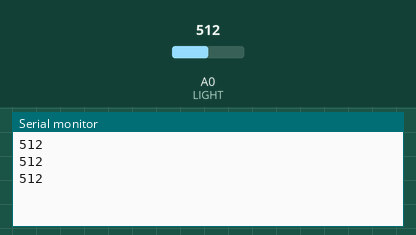
This sketch was run on a simulated Arduino Uno, built with avr-gcc and run on an emulated ATmega328P. On the bench: the last lines printed to the serial monitor. Inputs (shaded band) come from the test bench; at power-on: A0 (LIGHT) = 512.

Above: at 1.3 s.
1.4 s: A0 (LIGHT) set to 716
At 1.9 s:
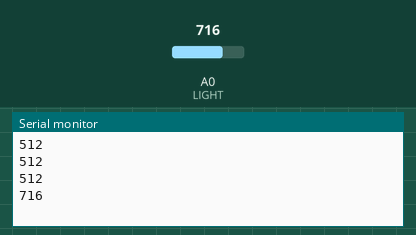
2.9 s: A0 (LIGHT) set to 900
At 3.4 s:
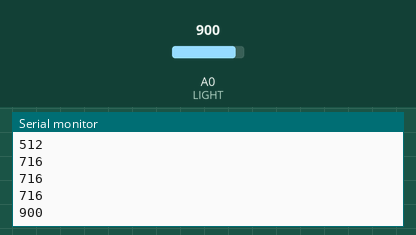
Timing chart, 0 to 5.9 s (numbered marks = the images above; inputs shaded):
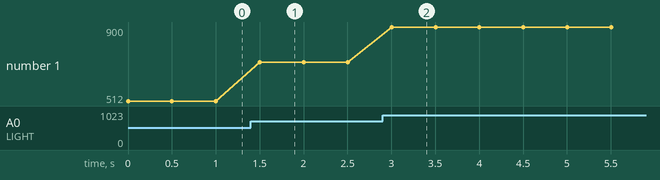

The sketch:

Experiment_12a_nightlight_calibration.ino
```cpp
// (licence header left out)
// Define constant values
const int LIGHT=0;  // Photocell on Analog Pin 0

// Define variables
int val = 0;  // Holds the analog reading from photocell

void setup()
{
  Serial.begin(9600);
}

void loop()
{
  val = analogRead(LIGHT);  // Read the light sensor
  Serial.println(val);
  delay (500);
}
```

Measured:
- after the input at 1.4 s, the serial monitor: prints a new line after 0.10 s (image 1)
- after the input at 2.9 s, the serial monitor: prints a new line after 0.10 s (image 2)
- plotted number 1: 512 → 716 after the input at 1.4 s, 716 → 900 after the input at 2.9 s
